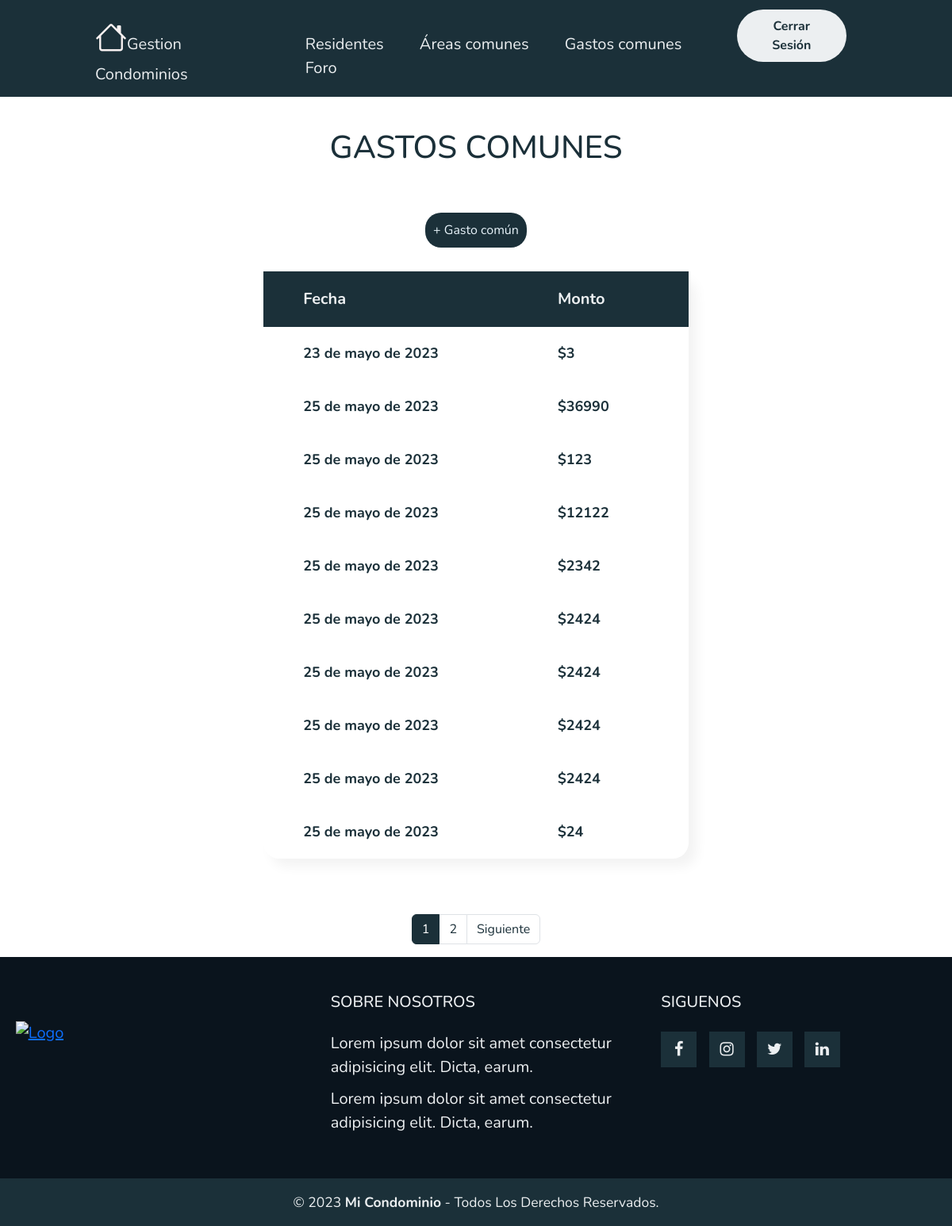
Page /GastoComun/ (signed in) on the committed database.
### myapp/models.py (models this page shows, shortened)
class PagoComun(models.Model):
    ESTADO_PAGO = (
        ('Pendiente', 'Pendiente'),
        ('Pagado', 'Pagado'),
    )
    estado_pago = models.CharField(max_length=20, choices=ESTADO_PAGO, default='Pendiente')
    nombre = models.CharField(max_length=50)
    monto = models.IntegerField()
    fecha = models.DateField(default=date.today)

### myapp/views.py (the view)
# urls.py: path('GastoComun/',GastoComun,name="GastoComun"),
@login_required
def GastoComun(request):
    data = PagoComun.objects.all()
    page = request.GET.get('page', 1)
    try:
        paginator = Paginator(data, 10)
        data = paginator.page(page)
    except:
        raise Http404
    return render(request, 'myapp/GastosComunes/GastoComun.html',{'entity' : data, 'paginator':paginator})

### myapp/templates/myapp/GastosComunes/GastoComun.html (shortened to what this page needs)
{% extends 'myapp/base.html' %}
{% block contenido %}
{% load static %}
{% load humanize %}
<link rel="stylesheet" href="{% static 'myapp/css/PagarGastoComun/PagarGastoComun.css' %}">
<div class="titulo">
    <h1>GASTOS COMUNES</h1>
</div>
<div style=" display: flex; align-items: center; justify-content: center; margin-top: 50px;">
    {% if user.is_staff %}
    <a style="color: #e9f4fb; outline: none; background-color: #1b3039; border-radius: 20px; padding: 10px 10px 10px; text-decoration: none; "
    href="{% url 'CrearGastoComun' %}">+ Gasto común
    </a>
    {% endif %}
</div>
<div class="tabla">
    <table class="Residentes">
        <thead class="thead">
            <tr style="color: #eceff1;">
                <th>Fecha</th>
                <th>Monto</th>
            </tr>
        </thead>
        <tbody>
            {% for entity in entity %}
            <tr>
                <th>{{ entity.fecha }}</th>
                <th>${{ entity.monto }}</th>
            </tr>
            {% endfor %}
        </tbody>
    </table>
</div>
<div>
    {% include 'myapp/Paginator.html' %}
</div>
{% endblock %}

### myapp/static/myapp/css/estilo.css/estilo.css (style rules this page uses)
* { box-sizing: border-box; margin: 0; padding: 0; font-family: 'Nunito', sans-serif; }
body { background-color: #fff; }

### myapp/static/myapp/css/PagarGastoComun/PagarGastoComun.css (style rules this page uses)
.titulo { color: #1b3039; display: flex; align-items: center; justify-content: center; margin-top: 40px; }
.tabla { display: flex; align-items: center; justify-content: center; margin-top: 30px; margin-bottom: 70px; }
.Residentes { background-color: #ffffff; box-shadow: 10px 10px 15px rgba(0, 0, 0, 0.05); border-radius: 20px; }
.tabla th { padding: 20px 100px 20px 50px; }
.thead { color: #3b535e; font-size: 20px; background-color: #1b3039; }
tbody { color: #1b3039; font-size: 18px; }

### rows in the picture
PagoComun: fecha "23 de mayo de 2023", monto "3"
PagoComun: fecha "25 de mayo de 2023", monto "36990"
PagoComun: fecha "25 de mayo de 2023", monto "123"
PagoComun: fecha "25 de mayo de 2023", monto "12122"
PagoComun: fecha "25 de mayo de 2023", monto "2342"
PagoComun: fecha "25 de mayo de 2023", monto "2424"
PagoComun: fecha "25 de mayo de 2023", monto "2424"
PagoComun: fecha "25 de mayo de 2023", monto "2424"
PagoComun: fecha "25 de mayo de 2023", monto "2424"
PagoComun: fecha "25 de mayo de 2023", monto "24"

### other values in the picture
{{ page }} "1" "2"
